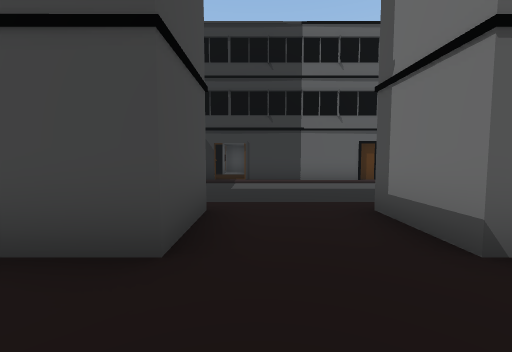
View 1 (above)

23 first-person views from a walk through a Unity game level. The camera is 1.5 m above the floor, tilts 4° down and sees 90° across. The floor is counted in squares, 2 m on a side. Each view is taken from the middle of a square. On the plan, view 1 faces up. The plan holds only what a view shows up to about 9 squares ahead; the rest is blank. The place goes on beyond the plan. The player is left out. Door leaves are left out, so doorways stand open.

View 2
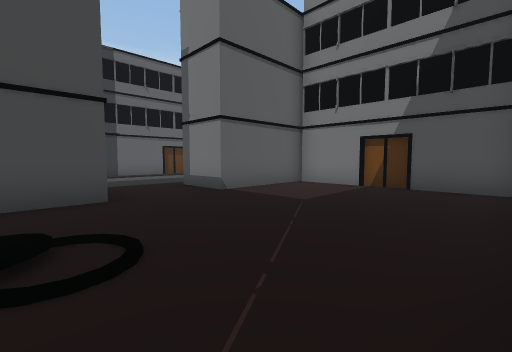

View 3
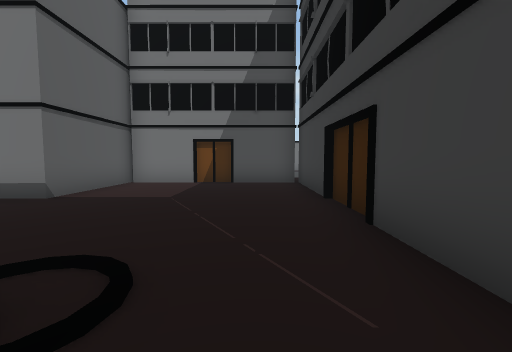

View 4
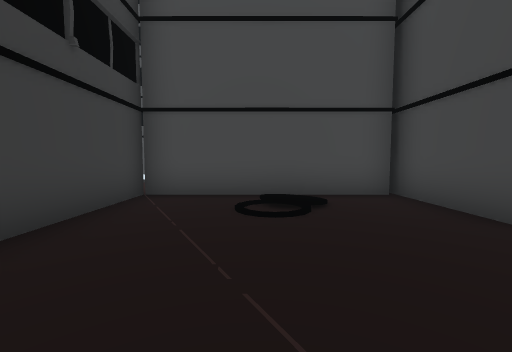

View 5
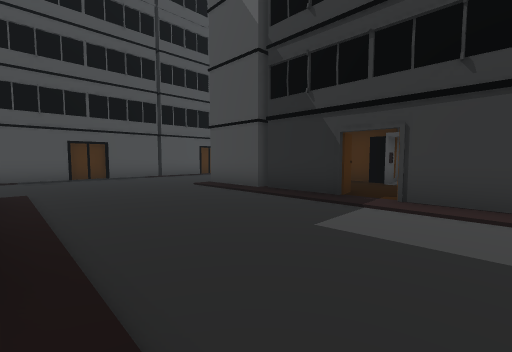

View 6
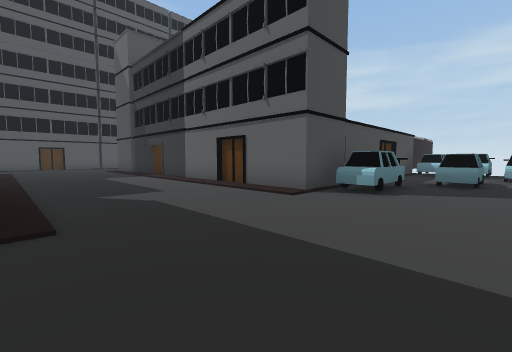

View 7
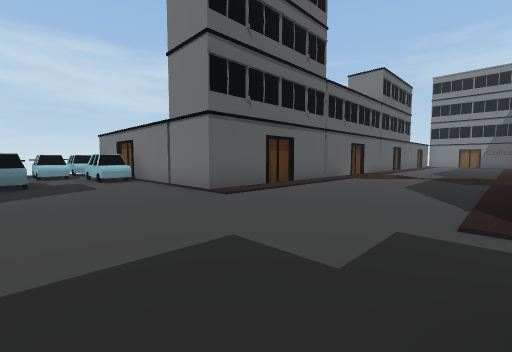

View 8
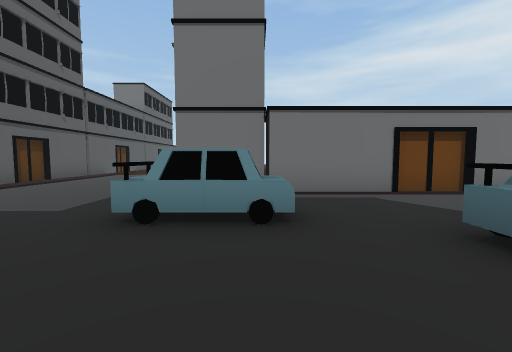

View 9
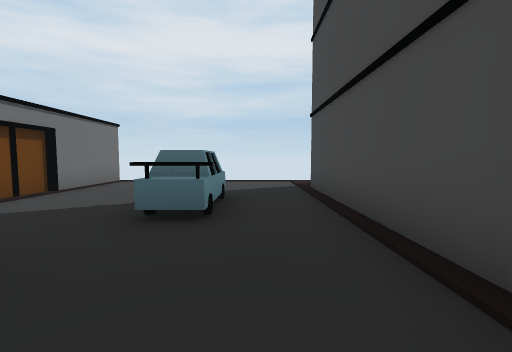

View 10
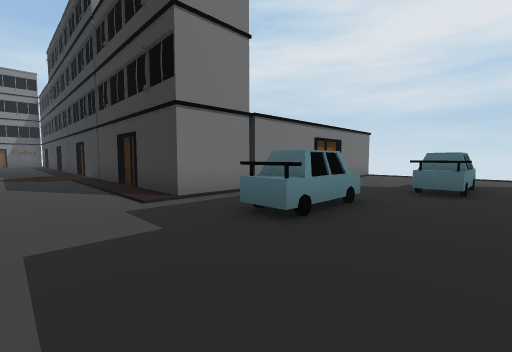

View 11
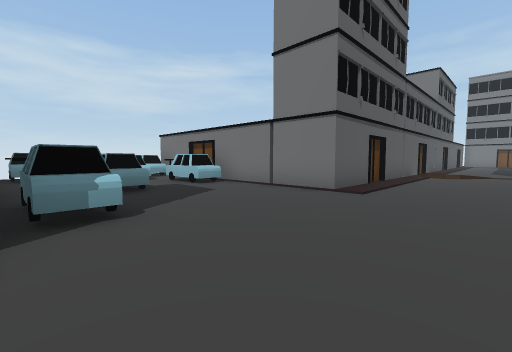

View 12
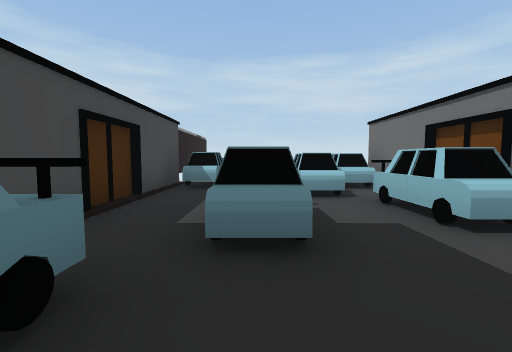

View 13
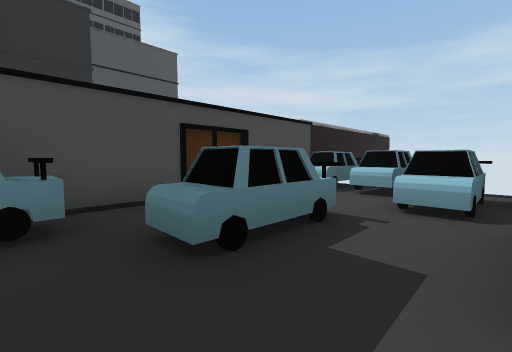

View 14
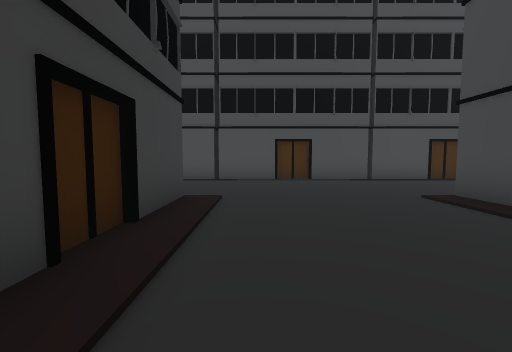

View 15
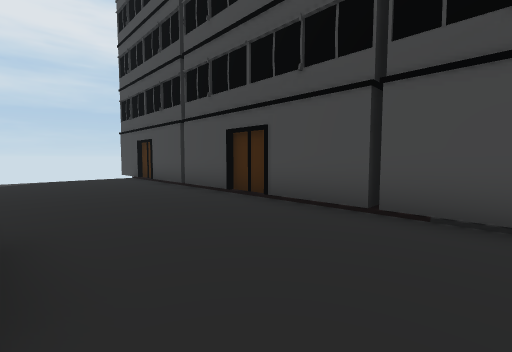

View 16
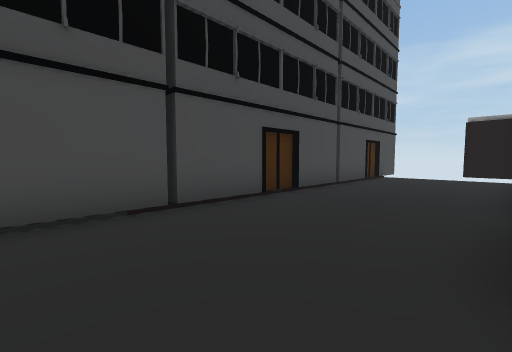

View 17
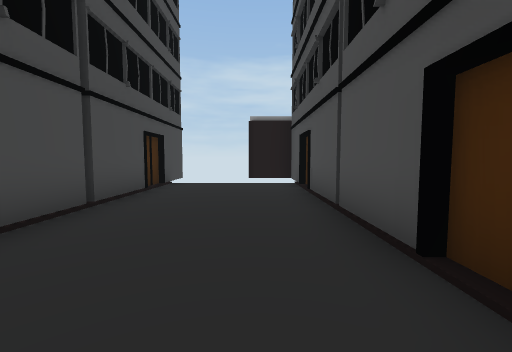

View 18
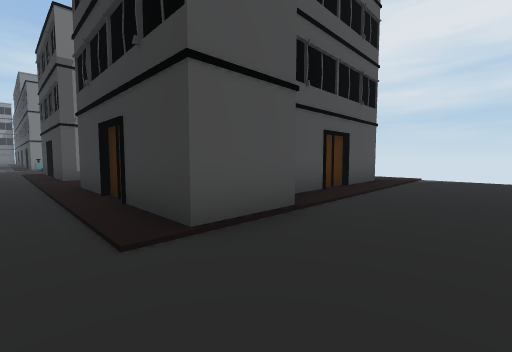

View 19
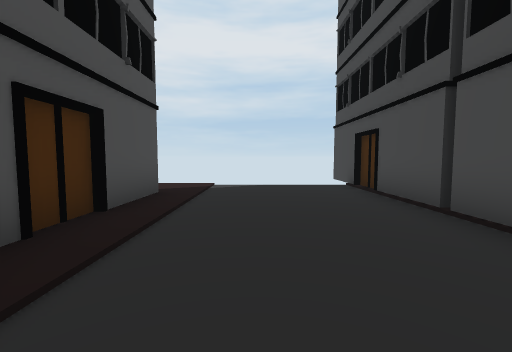

View 20
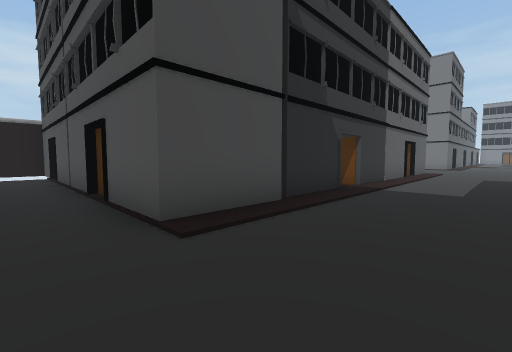

View 21
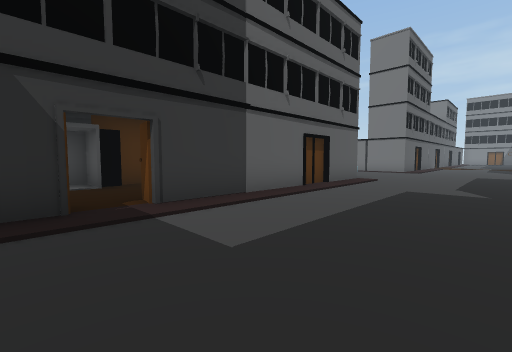

View 22
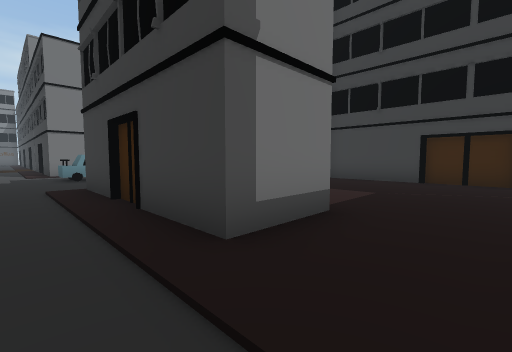

View 23
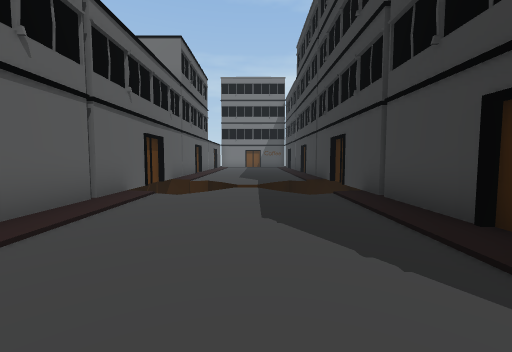

### Floor plan
Key: @ floor where view 1 was taken; # wall or solid block; . floor; / step, stairs or slope; ^ raised ledge; v drop or lower ground; O other object.
Columns run from 10 left of view 1 to 22 right of it. Each row starts with its distance up from view 1.
 19 #  ^#
 18 #vvv##           OOO  O
 17 #....#          #.OOOOO
 16 #....#          #...OO#
 15 #....#          #...OO
 14 #....#          #..O.OO#
 13 #....#   OOOO   #..O.OO#
 12 #....#  OOO O   #..O...#
 11 #....#      O   #.O....#
 10 #....#      O   #.O....#
  9 #....##OO.OO#####......######vvv#
  8 #............................  v
  7 #............................vvv
  6 #.............................v.
  5 #............................v v
  4 #............................vvv#
  3 #....#####..#####...O..#######
  2 #....#####..#####...O..##
  1 #....##........##......#
  0 #....##./.@....##..O...#
 -1 #....##./......##..O...#
 -2 #....##........##..O...#
 -3 #....###.......##......#
 -4 #..... ######### ... ..#
 -5 #.....           ...  .#
 -6 ^
 -7 #

Where each view was taken, in squares from view 1:
view 1: 0 up, 0 right, facing up
view 2: 3 down, 2 left, facing up-right
view 3: 2 down, 3 left, facing right
view 4: 1 down, 2 right, facing left
view 5: 4 up, 1 right, facing up-left
view 6: 4 up, 10 right, facing up-left
view 7: 4 up, 9 right, facing up-right
view 8: 2 up, 7 right, facing right
view 9: 3 up, 8 right, facing down
view 10: 6 up, 8 right, facing down-right
view 11: 6 up, 7 right, facing up-right
view 12: 10 up, 9 right, facing up
view 13: 11 up, 11 right, facing up-left
view 14: 5 up, 1 left, facing left
view 15: 5 up, 6 left, facing down-left
view 16: 7 up, 6 left, facing up-left
view 17: 10 up, 7 left, facing up
view 18: 5 up, 8 left, facing down-right
view 19: 2 up, 7 left, facing down
view 20: 6 up, 7 left, facing up-right
view 21: 5 up, 2 left, facing up-right
view 22: 5 up, 0 right, facing down-right
view 23: 6 up, 13 right, facing right
